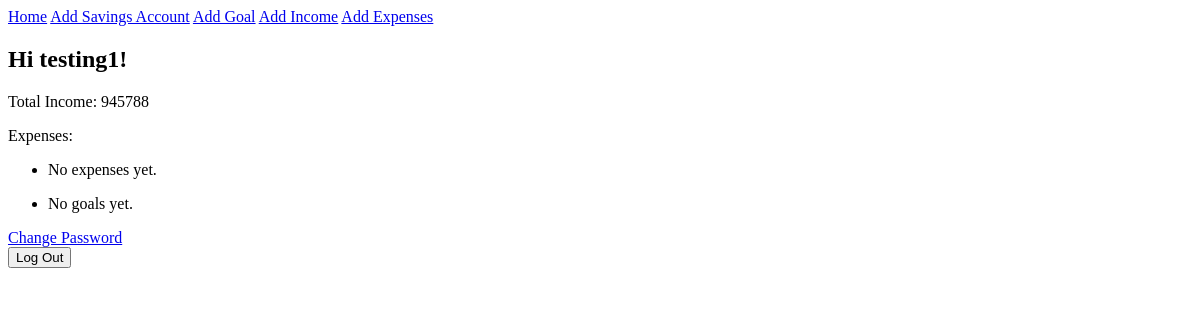
/ (signed in), run on an earlier commit of the app's database.
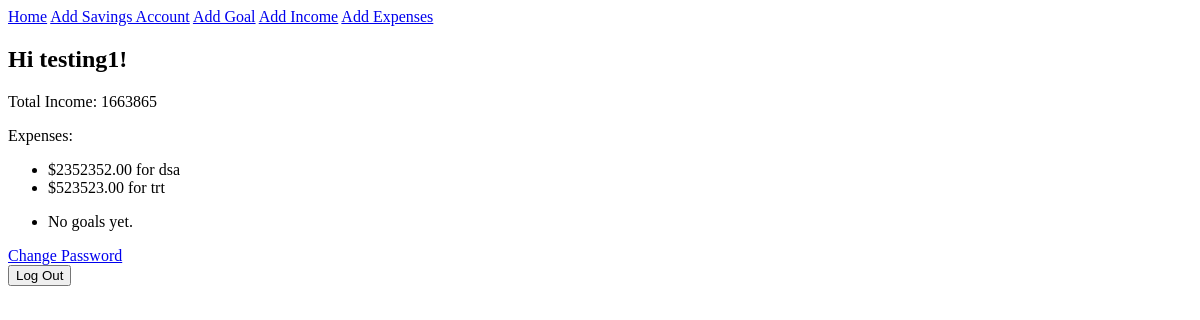
And on a later commit of the database.
### finance/models.py (models this page shows, shortened)
class Expenses(models.Model):
    user = models.ForeignKey(User, on_delete=models.CASCADE)
    amount = models.DecimalField(max_digits=12, decimal_places=2)
    description = models.CharField(max_length=400)
    category = models.CharField(max_length=40)
    created_at = models.DateTimeField(auto_now_add=True)
    updated_at = models.DateTimeField(auto_now=True)
    def __str__(self):
        return f"${self.amount} for {self.description}"

### finance/views.py (the view)
# urls.py: path("", user_goals, name="home"),
@login_required
def user_goals(request):
    user = request.user
    goals = Goals.objects.filter(user=user)
    total_income = Income.objects.filter(user=user).aggregate(Sum('monthly_salary'), Sum('other_income'))
    total_income_sum = total_income['monthly_salary__sum'] + total_income['other_income__sum']
    expenses = Expenses.objects.filter(user_id=user)
    return render(request, 'home.html', {'goals': goals, 'total_income_sum': total_income_sum,'expenses': expenses })

### finance_application/templates/home.html (shortened to what this page needs)
{% extends "base.html" %}
{% block content %}
    {% if user.is_authenticated %}
        <div>
            <h2>Hi {{ user.username }}!</h2>
            <p>Total Income: {{ total_income_sum }}</p>
            <p>Expenses:</p>
<ul>
    {% for expense in expenses %}
        <li>{{ expense }}</li>
    {% empty %}
        <li>No expenses yet.</li>
    {% endfor %}
</ul>
            <ul>
                {% for goal in goals %}
    <p>
        {{ goal.name }}
        <form action="{% url 'delete_goal' goal.id %}" method="POST">
            {% csrf_token %}
            <input type="submit" value="Delete">
        </form>
        {% empty %}
        <li>No goals yet.</li>
{% endfor %}
            </ul>
            <a href="{% url 'password_change' %}">Change Password</a>
            <form action="{% url 'logout' %}" method="post">
                <button type="submit">Log Out</button>
            </form>
        </div>
    {% endif %}
{% endblock %}

### finance_application/templates/base.html (shortened to what this page needs)
<!DOCTYPE html>
<html>
<head>
</head>
<body>
  <main>
    {% if user.is_authenticated %}
      <div class="navbar">
        <a href="/">Home</a>
        <a href="/create-saving">Add Savings Account</a>
        <a href="/create-goal">Add Goal</a>
        <a href="/create-income">Add Income</a>
        <a href="/create-expense">Add Expenses</a>
    </div>
    {% endif %}
    {% block content %}
    {% endblock %}
  </main>
</body>
</html>

What changed in the data, as far as the page shows it:
added Expenses: amount+description "$2352352.00 for dsa"
added Expenses: amount+description "$523523.00 for trt"
Also different on the page:
{{ total_income_sum }}: "945788" → "1663865"
text no longer shown: "No expenses yet."
